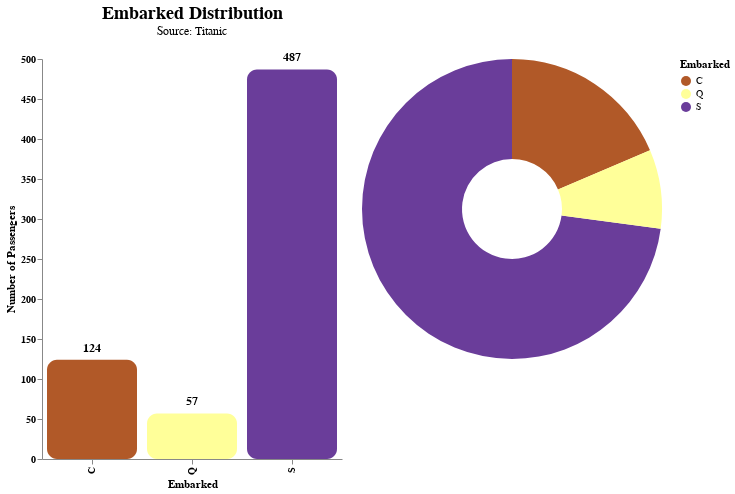

Notebook cell for this chart:
### Code cell
class Graph:
    def __init__(self, data: pd.DataFrame) -> None:
        self.__data = data

    def value_mapping(
        self, 
        x: str, 
        map_values: Dict[str, Any] | None, 
        color: List | str) -> Tuple[pd.DataFrame, alt.Color]:
        
        # Make copy then change column data to str
        data = self.__data.copy()
        data[x] = data[x].astype(str)
        if map_values:
            data[x] = data[x].map(lambda x: map_values[x])

        # Color map.
        if isinstance(color, list):
            alt_color = (
                alt.Color(x).scale(range=color, reverse=True).legend(orient="right")
            )
        else:
            alt_color = (
                alt.Color(x).scale(scheme=color, reverse=True).legend(orient="right")
            )
        return (data, alt_color)

    def bar_chart(
        self,
        x: str,
        map_values: Dict[str, Any] | None = None,
        color: List | str = "paired",
        width: int = 300,
        height: int = 400,
        x_title: str | None = None,
        y_title: str | None = None,
    ) -> alt.ChartDataType:# Make copy then change column data to str

        data, alt_color = self.value_mapping(
            x,
            map_values=map_values,
            color=color
        )

        x_title = x_title.title() if x_title else x.title()
        y_title = y_title.title() if y_title else "Number of Passengers"

        # Return the alt chart
        bar_layer = (
            alt.Chart(data)
            .mark_bar(cornerRadius=10)
            .encode(
                x=alt.X(
                    x, title=x_title, axis=alt.Axis(grid=False, labelFontWeight="bold")
                ),
                y=alt.Y(
                    "count()",
                    title=y_title,
                    axis=alt.Axis(grid=False, labelFontWeight="bold"),
                ),
                color=alt_color.legend(orient="right"),
                tooltip=[
                    alt.Tooltip(x, title=x_title),
                    alt.Tooltip("count()", title=y_title),
                ],
            )
            .properties(
                width=width,
                height=height,
                title=alt.Title(
                    f"{x.title()} Distribution",
                    fontSize=18,
                    subtitle="Source: Titanic",
                    subtitleFontSize=12,
                    dy=-10,
                ),
            )
        )

        text_layer = (
            alt.Chart(data)
            .mark_text(
                align="center",
                baseline="bottom",  # Align text to the bottom of its bounding box
                dy=-5,  # Adjust vertical position (negative for above the bar)
                fontSize=12,
                fontWeight="bold",
            )
            .encode(x=x, y="count()", text=alt.Text("count()"))
        )

        return bar_layer + text_layer  # .configure_view(

    def donut_chart(
        self, 
        x: str,
        map_values: Dict[str, Any] | None = None,
        color: List | str = "paired",
    ) -> alt.ChartDataType:

        data, alt_color = self.value_mapping(
            x,
            map_values=map_values,
            color=color
        )

        value_counts = data[x].value_counts().reset_index()
        value_counts["count"] = (value_counts["count"] / data.shape[0]).round(3)
        
        donut = alt.Chart(value_counts).mark_arc(innerRadius=50).encode(
            theta="count",
            color=f"{x}:N",
            tooltip=[
                alt.Tooltip(f"{x}".title()),
                alt.Tooltip('count', title='Percentage')
            ]
        )
        return donut

    def concat(self, *args, use: Literal["vconcat", "hconcat"] = "vconcat"):
        if use == "vconcat":
            return alt.vconcat(*args).configure_view(stroke=None)
        elif use == "hconcat":
            return alt.hconcat(*args).configure_view(stroke=None)
        else:
            raise ValueError("Received invalid value `%s`" % use)


graph = Graph(clean_train_x)
bar = graph.bar_chart("Embarked")
donut = graph.donut_chart("Embarked")

graph.concat(bar, donut, use="hconcat")

### Figure 1 — Vega-Lite specification as saved in the notebook (floating-point values rounded to 4 significant figures; data arrays with more than 128 entries replaced by an {"elided": "..."} marker saying what was removed)
{"$schema": "https://vega.github.io/schema/vega-lite/v5.20.1.json", "config": {"view": {"continuousHeight": 300, "continuousWidth": 300, "stroke": null}}, "datasets": {"data-30d70808d3d4b9a99c2ae6b558723c62": {"elided": "668 records"}, "data-8f61fad46d4988fe5c36248466743e9b": [{"Embarked": "S", "count": 0.729}, {"Embarked": "C", "count": 0.186}, {"Embarked": "Q", "count": 0.085}]}, "hconcat": [{"data": {"name": "data-30d70808d3d4b9a99c2ae6b558723c62"}, "height": 400, "layer": [{"encoding": {"color": {"field": "Embarked", "legend": {"orient": "right"}, "scale": {"reverse": true, "scheme": "paired"}, "type": "nominal"}, "tooltip": [{"field": "Embarked", "title": "Embarked", "type": "nominal"}, {"aggregate": "count", "title": "Number of Passengers", "type": "quantitative"}], "x": {"axis": {"grid": false, "labelFontWeight": "bold"}, "field": "Embarked", "title": "Embarked", "type": "nominal"}, "y": {"aggregate": "count", "axis": {"grid": false, "labelFontWeight": "bold"}, "title": "Number of Passengers", "type": "quantitative"}}, "mark": {"cornerRadius": 10, "type": "bar"}, "title": {"dy": -10, "fontSize": 18, "subtitle": "Source: Titanic", "subtitleFontSize": 12, "text": "Embarked Distribution"}}, {"encoding": {"text": {"aggregate": "count", "type": "quantitative"}, "x": {"field": "Embarked", "type": "nominal"}, "y": {"aggregate": "count", "type": "quantitative"}}, "mark": {"align": "center", "baseline": "bottom", "dy": -5, "fontSize": 12, "fontWeight": "bold", "type": "text"}}], "width": 300}, {"data": {"name": "data-8f61fad46d4988fe5c36248466743e9b"}, "encoding": {"color": {"field": "Embarked", "type": "nominal"}, "theta": {"field": "count", "type": "quantitative"}, "tooltip": [{"field": "Embarked", "type": "nominal"}, {"field": "count", "title": "Percentage", "type": "quantitative"}]}, "mark": {"innerRadius": 50, "type": "arc"}}]}
